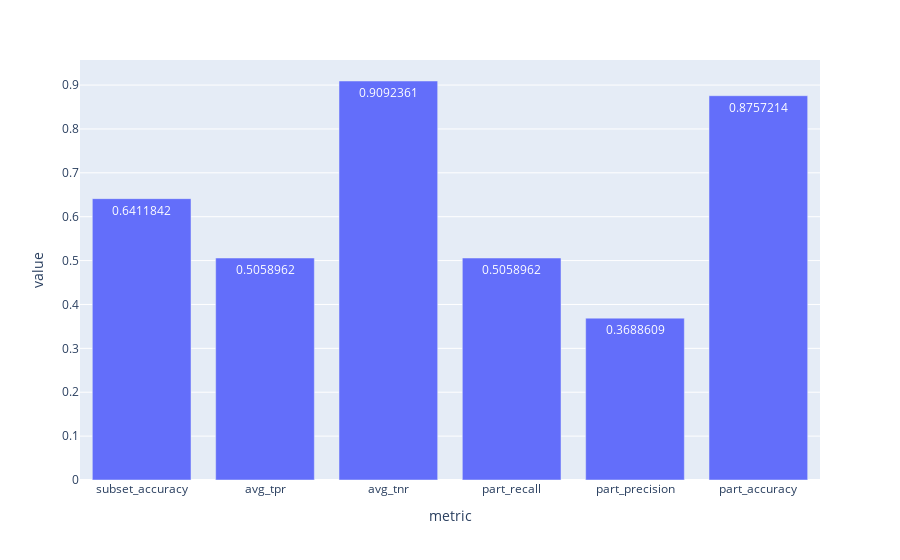

The code cell stored with this chart in its notebook:
### Code cell
fig = px.bar(evalData, x = 'metric', y = 'value', text_auto=True)
fig

### Figure 1 — Plotly figure (JSON) as saved in the notebook; plotly's stock layout.template omitted (floating-point values rounded to 4 significant figures)
{"data": [{"alignmentgroup": "True", "hovertemplate": "metric=%{x}<br>value=%{y}<extra></extra>", "legendgroup": "", "marker": {"color": "#636efa", "pattern": {"shape": ""}}, "name": "", "offsetgroup": "", "orientation": "v", "showlegend": false, "textposition": "auto", "texttemplate": "%{y}", "type": "bar", "x": ["subset_accuracy", "avg_tpr", "avg_tnr", "part_recall", "part_precision", "part_accuracy"], "xaxis": "x", "y": [0.6412, 0.5059, 0.9092, 0.5059, 0.3689, 0.8757], "yaxis": "y"}], "layout": {"barmode": "relative", "legend": {"tracegroupgap": 0}, "margin": {"t": 60}, "xaxis": {"anchor": "y", "domain": [0, 1], "title": {"text": "metric"}}, "yaxis": {"anchor": "x", "domain": [0, 1], "title": {"text": "value"}}}}
